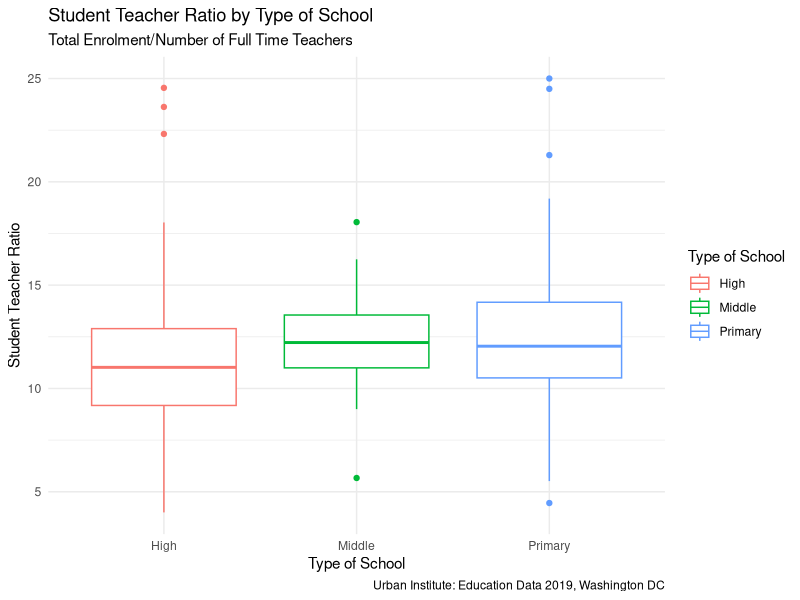
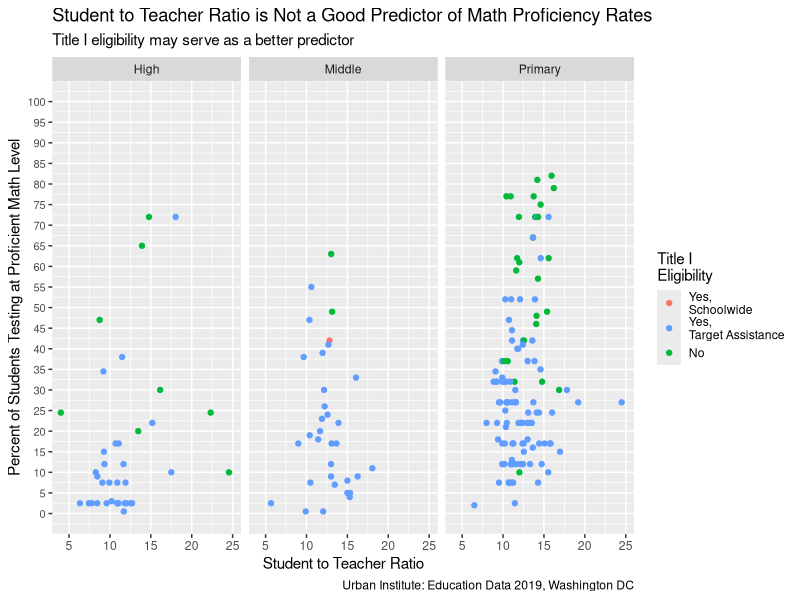
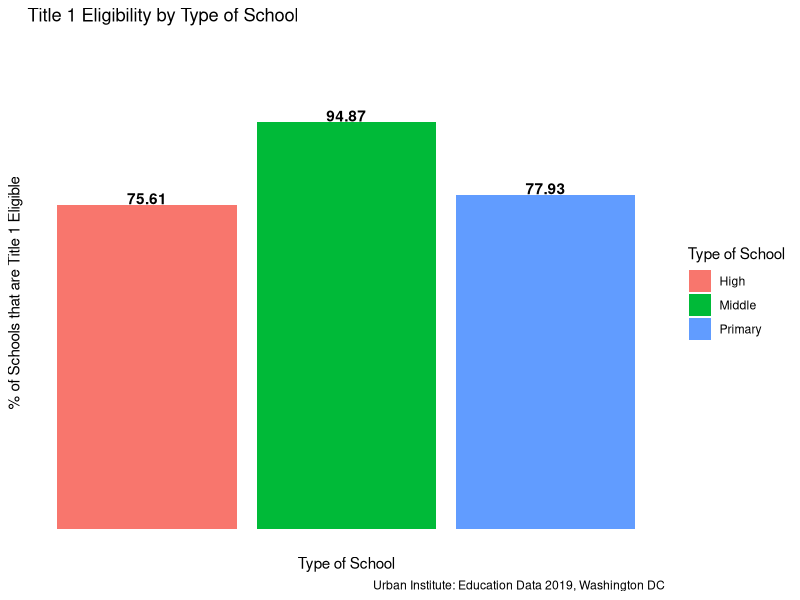
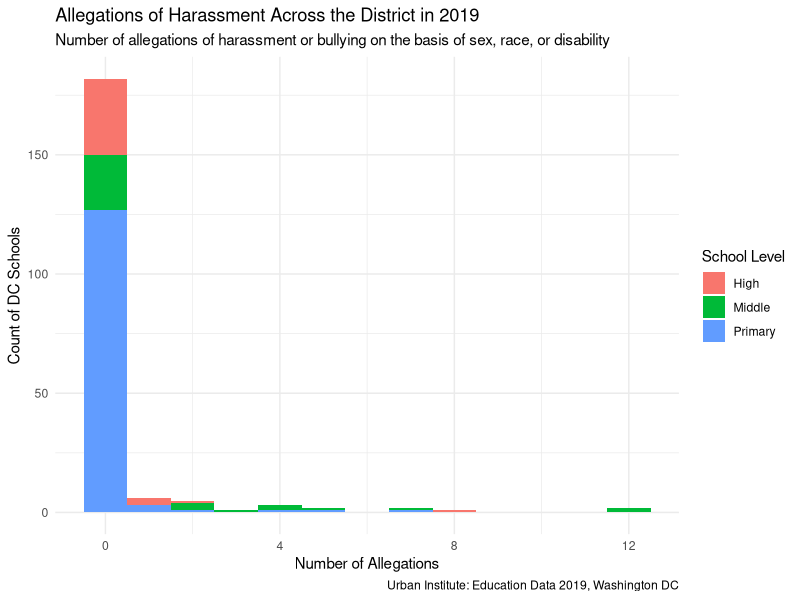

Reproduce these figures in R, in order.
## ---- chunk 1
knitr::opts_chunk$set(echo = TRUE)
knitr::opts_chunk$set(message = FALSE)
knitr::opts_chunk$set(warning = FALSE)

library(tidyverse)
library(readr)

dcschools <- read.csv("EducationDataPortal_02.22.2022_Schools.csv", stringsAsFactor = F)
glimpse(dcschools)

## ---- chunk 2

#School to teacher ratio by school level (boxplots)
dcschools %>%
  mutate(ptr = enrollment/teachers_fte) %>%
  filter(school_level == "High"| school_level == "Middle"| school_level =="Primary") %>%
  group_by(school_level) %>%
  filter(ptr < 100) %>%
  ggplot() +
  geom_boxplot(mapping = aes(x = school_level, y = ptr, colour = school_level)) +
  labs (title = "Student Teacher Ratio by Type of School",
  subtitle = "Total Enrolment/Number of Full Time Teachers",
  x = "Type of School",
  y = "Student Teacher Ratio",
  colour = "Type of School",
  caption = "Urban Institute: Education Data 2019, Washington DC") +
  theme(axis.title.x = element_text(size = 13, face = "bold"),
        axis.title.y = element_text(size = 13, face = "bold"), 
        axis.text.x= element_text(size = 10, face = "bold"),
        axis.text.y= element_text(size = 10, face = "bold")) +
  theme_minimal() 


## ---- chunk 3
#### Point Chart
dcschools %>%
  filter(school_level == "High"| school_level == "Middle"| school_level =="Primary") %>%
  mutate(student_teacher = enrollment / teachers_fte) %>%
  #mutate (as.numeric(student_teacher)) %>%
  filter(student_teacher < 100) %>%
  ggplot() +
  geom_point(mapping = aes(x = student_teacher, y = as.numeric(as.character(math_test_pct_prof_midpt),alpha = 0.4), color = title_i_schoolwide)) +
  facet_wrap(~ school_level) +
  theme(axis.text.y = element_text(size = 8)) +
  scale_color_discrete(name="Title I\nEligibility",
                        breaks=c("", "Yes", "No"),
                       labels=c("Yes,\nSchoolwide", "Yes,\nTarget Assistance", "No")) +
  labs(
    title = "Student to Teacher Ratio is Not a Good Predictor of Math Proficiency Rates",
    subtitle = "Title I eligibility may serve as a better predictor",
    x = "Student to Teacher Ratio",
    y = "Percent of Students Testing at Proficient Math Level",
    caption = "Urban Institute: Education Data 2019, Washington DC") +
  coord_cartesian() +
  scale_y_continuous(breaks = seq(0, 100, 5),limits=c(0, 100))

## ---- chunk 4

dcschools %>%
  filter (school_level == "High" | school_level == "Middle" |  school_level == "Primary") %>%
  mutate(title1eligible = if_else(title_i_eligible == "Yes", 1, 0)) %>%
  mutate (title1text = if_else(title_i_eligible == "Yes", "Eligible", "Not Eligible")) %>%
  group_by(school_level) %>%
  summarise(title1eligiblemean = mean(title1eligible) * 100) %>%
  ggplot(mapping = aes(x = school_level, y = title1eligiblemean, fill = school_level)) +
  geom_col() +
  labs (title = "Title 1 Eligibility by Type of School",
  x = "Type of School",
  y = "% of Schools that are Title 1 Eligible",
   caption = "Urban Institute: Education Data 2019, Washington DC",
  fill = "Type of School") +
  theme(axis.title.x = element_text(size = 13, face = "bold"),
        axis.title.y = element_text(size = 13, face = "bold"),
        axis.text.x= element_text(size = 10, face = "bold"),
        axis.text.y= element_text(size = 10, face = "bold")) +
  geom_text(aes(label = round(title1eligiblemean, digits = 2),
                y = title1eligiblemean + 0.07,
                fontface = "bold"),
            position = position_dodge(1),
            vjust = 0) +  
  theme_minimal() +
  scale_y_continuous(breaks = NULL,limits=c(0, 110)) +
  scale_x_discrete(breaks = NULL)

## ---- chunk 5

#histogram
dcschools %>%
  filter(school_level == "High"| school_level == "Middle"| school_level =="Primary") %>%
  mutate(harass_sex = as.numeric(allegations_harass_sex)) %>%
  mutate(harass_race = as.numeric(allegations_harass_race)) %>%
  mutate(harass_disability = as.numeric(allegations_harass_disability)) %>%
  mutate(allegations = harass_sex + harass_race + harass_disability) %>%
  ggplot(aes(allegations, fill=school_level)) +
  geom_histogram(binwidth = 1) +
  scale_fill_discrete(name="School Level") +
  labs(
    title = "Allegations of Harassment Across the District in 2019",
    subtitle = "Number of allegations of harassment or bullying on the basis of sex, race, or disability",
    x = "Number of Allegations",
    y = "Count of DC Schools",
     caption = "Urban Institute: Education Data 2019, Washington DC") +
  theme_minimal() 
